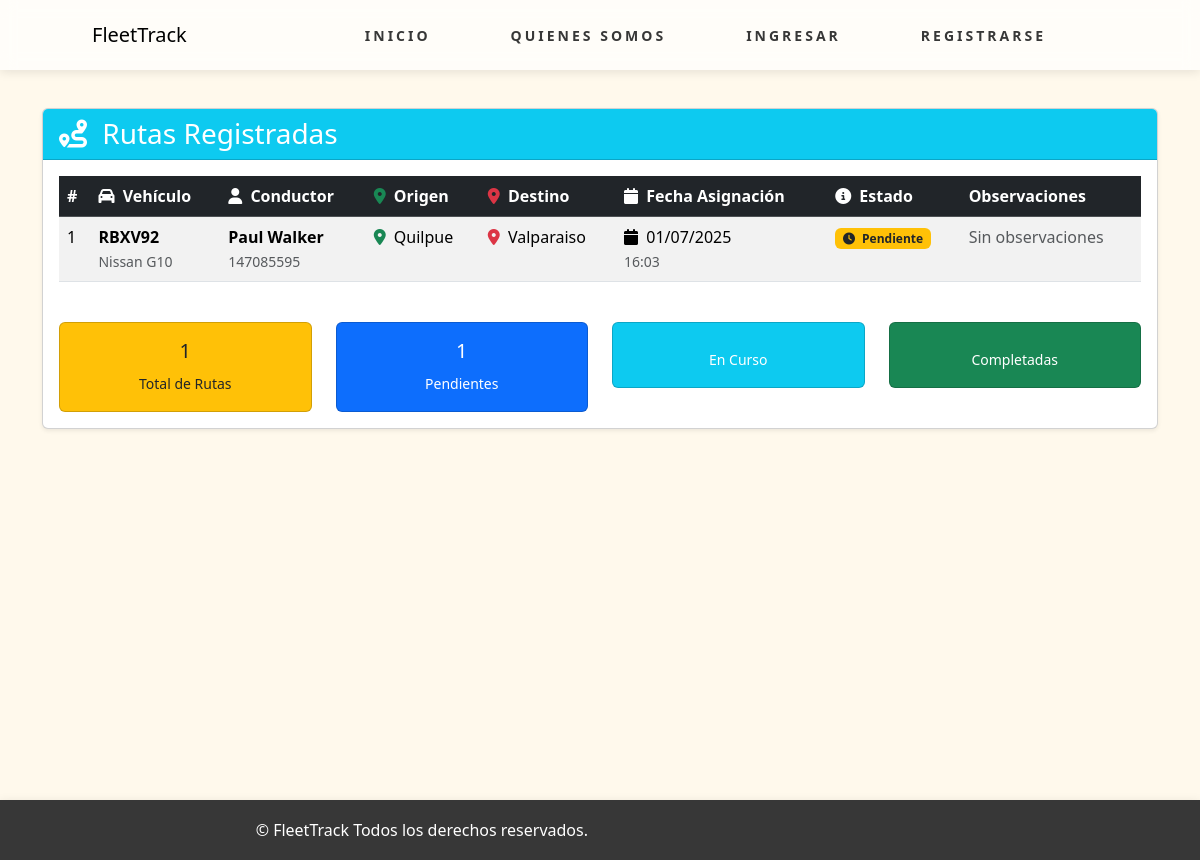
Page /ver_ruta/ on the committed database.
### flotaApp/models.py (models this page shows, shortened)
class Ruta(models.Model):
    ESTADO_CHOICES = [
        ('PENDIENTE', 'Pendiente'),
        ('EN_CURSO', 'En Curso'),
        ('COMPLETADA', 'Completada'),
        ('CANCELADA', 'Cancelada'),
    ]
    vehiculo = models.ForeignKey(
        Vehiculo,
        on_delete=models.CASCADE,
        verbose_name="Vehículo"
    )
    conductor = models.ForeignKey(
        Conductor,
        on_delete=models.CASCADE,
        verbose_name="Conductor"
    )
    origen = models.CharField(
        max_length=255,
        verbose_name="Origen"
    )
    destino = models.CharField(
        max_length=255,
        verbose_name="Destino"
    )
    fecha_asignacion = models.DateTimeField(
        auto_now_add=True,
        verbose_name="Fecha de Asignación"
    )
    fecha_inicio = models.DateTimeField(
        blank=True,
        null=True,
        verbose_name="Fecha de Inicio"
    )
    fecha_fin = models.DateTimeField(
        blank=True,
        null=True,
        verbose_name="Fecha de Fin"
    )
    estado = models.CharField(
        max_length=15,
        choices=ESTADO_CHOICES,
        default='PENDIENTE',
        verbose_name="Estado"
    )
    class Meta:
        verbose_name = "Ruta"
        verbose_name_plural = "Rutas"
        ordering = ['-fecha_asignacion']

class Vehiculo(models.Model):
    ESTADO_CHOICES = [
        ('DISPONIBLE', 'Disponible'),
        ('NO_DISPONIBLE', 'No Disponible'),
    ]
    patente = models.CharField(
        max_length=10,
        unique=True,
        verbose_name="Patente"
    )
    marca = models.CharField(
        max_length=50,
        verbose_name="Marca"
    )
    modelo = models.CharField(
        max_length=50,
        verbose_name="Modelo"
    )
    año = models.IntegerField(
        verbose_name="Año"
    )
    kilometraje = models.IntegerField(
        default=0,
        verbose_name="Kilometraje"
    )
    estado = models.CharField(
        max_length=15,
        choices=ESTADO_CHOICES,
        default='DISPONIBLE',
        verbose_name="Estado"
    )
    class Meta:
        verbose_name = "Vehículo"
        verbose_name_plural = "Vehículos"
        ordering = ['patente']

class Conductor(models.Model):
    ESTADO_CHOICES = [
        ('DISPONIBLE', 'Disponible'),
        ('NO_DISPONIBLE', 'No Disponible'),
    ]
    nombre = models.CharField(
        max_length=50,
        verbose_name="Nombre"
    )
    apellido = models.CharField(
        max_length=50,
        verbose_name="Apellido"
    )
    rut = models.CharField(
        max_length=12,
        unique=True,
        verbose_name="RUT"
    )
    email = models.EmailField(
        unique=True,
        verbose_name="Email"
    )
    documentos = models.TextField(
        blank=True,
        null=True,
        verbose_name="Documentos"
    )
    estado = models.CharField(
        max_length=15,
        choices=ESTADO_CHOICES,
        default='DISPONIBLE',
        verbose_name="Estado"
    )
    class Meta:
        verbose_name = "Conductor"
        verbose_name_plural = "Conductores"
        ordering = ['apellido', 'nombre']

### flotaApp/views.py (the view)
# urls.py: path('ver_ruta/', ver_ruta, name='ver_ruta'),
def ver_ruta(request):
    rutas = Ruta.objects.all().order_by('-fecha_asignacion')
    context = {
        'rutas': rutas
    }
    return render(request, 'app/ver_ruta.html', context)

### flotaApp/context_processors.py (called while the page is built)
def notificaciones(request):
    if request.user.is_authenticated:
        count = Notificacion.objects.filter(usuario=request.user, leido=False).count()
    else:
        count = 0
    return {'notificaciones_no_leidas': count}

### flotaApp/templates/app/ver_ruta.html (shortened to what this page needs)
{% extends 'app/base.html' %}
{% load static %}
{% block content %}
<section class="seccion bg-gray min-vh-100">
    <section class="py-5">
        <div class="container">
            <div class="row">
                <div class="col-12">
                    <div class="card shadow-sm">
                        <div class="card-header bg-info text-white">
                            <div class="d-flex justify-content-between align-items-center">
                                <h3 class="card-title mb-0">
                                    <i class="fas fa-route me-2"></i>
                                    Rutas Registradas
                                </h3>
                            </div>
                        </div>
                        <div class="card-body">
                            {% if rutas %}
                                <div class="table-responsive">
                                    <table class="table table-striped table-hover">
                                        <thead class="table-dark">
                                            <tr>
                                                <th scope="col">#</th>
                                                <th scope="col">
                                                    <i class="fas fa-car me-1"></i>
                                                    Vehículo
                                                </th>
                                                <th scope="col">
                                                    <i class="fas fa-user me-1"></i>
                                                    Conductor
                                                </th>
                                                <th scope="col">
                                                    <i class="fas fa-map-marker-alt me-1 text-success"></i>
                                                    Origen
                                                </th>
                                                <th scope="col">
                                                    <i class="fas fa-map-marker-alt me-1 text-danger"></i>
                                                    Destino
                                                </th>
                                                <th scope="col">
                                                    <i class="fas fa-calendar me-1"></i>
                                                    Fecha Asignación
                                                </th>
                                                <th scope="col">
                                                    <i class="fas fa-info-circle me-1"></i>
                                                    Estado
                                                </th>
                                                <th scope="col">Observaciones</th>
                                            </tr>
                                        </thead>
                                        <tbody>
                                            {% for ruta in rutas %}
                                                <tr>
                                                    <td>{{ ruta.id }}</td>
                                                    <td>
                                                        <span class="fw-bold">{{ ruta.vehiculo.patente }}</span>
                                                        <br>
                                                        <small class="text-muted">{{ ruta.vehiculo.marca }} {{ ruta.vehiculo.modelo }}</small>
                                                    </td>
                                                    <td>
                                                        <span class="fw-bold">{{ ruta.conductor.nombre }} {{ ruta.conductor.apellido }}</span>
                                                        <br>
                                                        <small class="text-muted">{{ ruta.conductor.rut }}</small>
                                                    </td>
                                                    <td>
                                                        <i class="fas fa-map-marker-alt text-success me-1"></i>
                                                        {{ ruta.origen }}
                                                    </td>
                                                    <td>
                                                        <i class="fas fa-map-marker-alt text-danger me-1"></i>
                                                        {{ ruta.destino }}
                                                    </td>
                                                    <td>
                                                        <i class="fas fa-calendar me-1"></i>
                                                        {{ ruta.fecha_asignacion|date:"d/m/Y" }}
                                                        <br>
                                                        <small class="text-muted">{{ ruta.fecha_asignacion|time:"H:i" }}</small>
                                                    </td>
                                                    <td>
                                                        {% if ruta.estado == 'PENDIENTE' %}
                                                            <span class="badge bg-warning text-dark">
                                                                <i class="fas fa-clock me-1"></i>
                                                                Pendiente
                                                            </span>
                                                        {% elif ruta.estado == 'EN_CURSO' %}
                                                            <span class="badge bg-primary">
                                                                <i class="fas fa-road me-1"></i>
                                                                En Curso
                                                            </span>
                                                        {% elif ruta.estado == 'COMPLETADA' %}
                                                            <span class="badge bg-success">
                                                                <i class="fas fa-check me-1"></i>
                                                                Completada
                                                            </span>
                                                        {% elif ruta.estado == 'CANCELADA' %}
                                                            <span class="badge bg-danger">
                                                                <i class="fas fa-times me-1"></i>
                                                                Cancelada
                                                            </span>
                                                        {% endif %}
                                                    </td>
                                                    <td>
                                                        {% if ruta.observaciones %}
                                                            <span data-bs-toggle="tooltip" data-bs-placement="top" title="{{ ruta.observaciones }}">
                                                                <i class="fas fa-sticky-note text-info"></i>
                                                            </span>
                                                        {% else %}
                                                            <span class="text-muted">Sin observaciones</span>
                                                        {% endif %}
                                                    </td>
                                                </tr>
                                            {% endfor %}
                                        </tbody>
                                    </table>
                                </div>
                                <div class="row mt-4">
                                    <div class="col-md-3">
                                        <div class="card bg-warning text-dark">
                                            <div class="card-body text-center">
                                                <h5>{{ rutas|length }}</h5>
                                                <small>Total de Rutas</small>
                                            </div>
                                        </div>
                                    </div>
                                    <div class="col-md-3">
                                        <div class="card bg-primary text-white">
                                            <div class="card-body text-center">
                                                <h5>
                                                    {% with rutas|length as total %}
                                                        {% with rutas|dictsort:"estado"|slice:":"|length as pendientes %}
                                                            {{ pendientes }}
                                                        {% endwith %}
                                                    {% endwith %}
                                                </h5>
                                                <small>Pendientes</small>
                                            </div>
                                        </div>
                                    </div>
                                    <div class="col-md-3">
                                        <div class="card bg-info text-white">
                                            <div class="card-body text-center">
                                                    {% regroup rutas by estado as estados_group %}
                                                <small>En Curso</small>
                                            </div>
                                        </div>
                                    </div>
                                    <div class="col-md-3">
                                        <div class="card bg-success text-white">
                                            <div class="card-body text-center">
                                                    {% regroup rutas by estado as estados_group %}
                                                <small>Completadas</small>
                                            </div>
                                        </div>
                                    </div>
                                </div>
                            {% endif %}
                        </div>
                    </div>
                </div>
            </div>
        </div>
    </section>
</section>
{% endblock %}

### flotaApp/static/styles.css (style rules this page uses)
:root { --dark-color:#373737; --primary-color: #FF651C; }
body { font-weight: 400; color: #555; }
.text-dark { color: var(--dark-color); }
.seccion { padding-top: 60px; padding-bottom: 70px; }
.bg-gray { background-color: rgba(254,196,72,0.1); }

### rows in the picture
Ruta: id "1", vehiculo.patente "RBXV92", vehiculo.marca "Nissan", vehiculo.modelo "G10", conductor.nombre "Paul", conductor.apellido "Walker", conductor.rut "147085595", origen "Quilpue", destino "Valparaiso", fecha_asignacion "01/07/2025", fecha_asignacion "16:03", estado "PENDIENTE" (drawn)

### other values in the picture
{{ rutas|length }} "1"
{{ pendientes }} "1"
